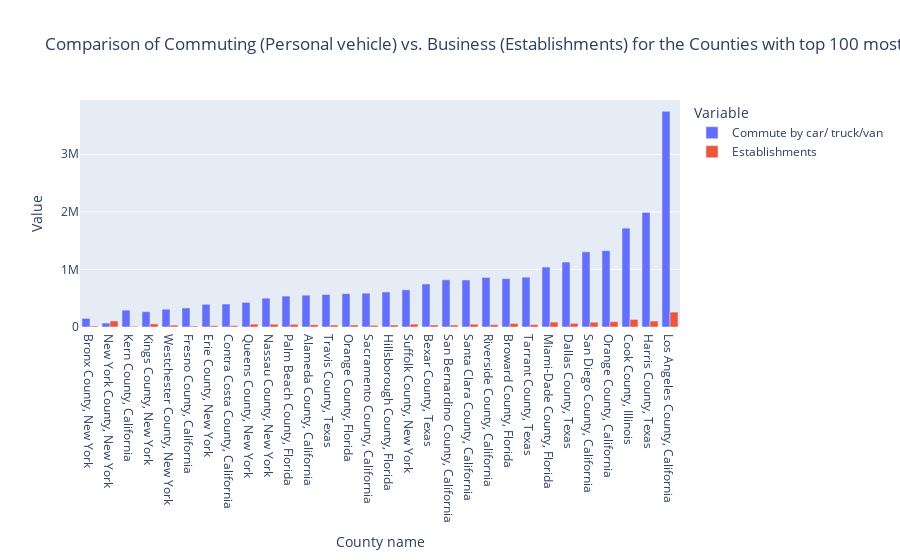

Notebook code for this chart:
### Code cell
reset_df = pivoted_df.reset_index().melt(id_vars='County', var_name='Variable', value_name='Value')
fig = px.bar(
    reset_df,
    x='County',
    y='Value',
    color='Variable',  
    barmode='group',
    title='Comparison of Commuting (Personal vehicle) vs. Business (Establishments) for the Counties with top 100 most Travel',
    labels={'Value': 'Value', 'County': 'County name'}
)

fig.update_layout(
    xaxis_title='County name',
    yaxis_title='Value',
    legend_title='Variable',
    xaxis={'categoryorder':'total ascending'}  
)

fig.show()

### Figure 1 — Plotly figure (JSON) as saved in the notebook; plotly's stock layout.template omitted (floating-point values rounded to 4 significant figures)
{"data": [{"alignmentgroup": "True", "hovertemplate": "Variable=Commute by car/ truck/van<br>County name=%{x}<br>Value=%{y}<extra></extra>", "legendgroup": "Commute by car/ truck/van", "marker": {"color": "#636efa", "pattern": {"shape": ""}}, "name": "Commute by car/ truck/van", "offsetgroup": "Commute by car/ truck/van", "orientation": "v", "showlegend": true, "textposition": "auto", "type": "bar", "x": ["Alameda County, California", "Bexar County, Texas", "Bronx County, New York", "Broward County, Florida", "Contra Costa County, California", "Cook County, Illinois", "Dallas County, Texas", "Erie County, New York", "Fresno County, California", "Harris County, Texas", "Hillsborough County, Florida", "Kern County, California", "Kings County, New York", "Los Angeles County, California", "Miami-Dade County, Florida", "Nassau County, New York", "New York County, New York", "Orange County, California", "Orange County, Florida", "Palm Beach County, Florida", "Queens County, New York", "Riverside County, California", "Sacramento County, California", "San Bernardino County, California", "San Diego County, California", "Santa Clara County, California", "Suffolk County, New York", "Tarrant County, Texas", "Travis County, Texas", "Westchester County, New York"], "xaxis": "x", "y": [552777, 747344, 149417, 839831, 399524, 1717708, 1128574, 394543, 330459, 1990510, 608552, 293228, 265480, 3745936, 1041383, 501003, 68659, 1325725, 579427, 537668, 427291, 860364, 587410, 819700, 1306221, 817073, 645979, 865576, 564008, 308168], "yaxis": "y"}, {"alignmentgroup": "True", "hovertemplate": "Variable=Establishments<br>County name=%{x}<br>Value=%{y}<extra></extra>", "legendgroup": "Establishments", "marker": {"color": "#EF553B", "pattern": {"shape": ""}}, "name": "Establishments", "offsetgroup": "Establishments", "orientation": "v", "showlegend": true, "textposition": "auto", "type": "bar", "x": ["Alameda County, California", "Bexar County, Texas", "Bronx County, New York", "Broward County, Florida", "Contra Costa County, California", "Cook County, Illinois", "Dallas County, Texas", "Erie County, New York", "Fresno County, California", "Harris County, Texas", "Hillsborough County, Florida", "Kern County, California", "Kings County, New York", "Los Angeles County, California", "Miami-Dade County, Florida", "Nassau County, New York", "New York County, New York", "Orange County, California", "Orange County, Florida", "Palm Beach County, Florida", "Queens County, New York", "Riverside County, California", "Sacramento County, California", "San Bernardino County, California", "San Diego County, California", "Santa Clara County, California", "Suffolk County, New York", "Tarrant County, Texas", "Travis County, Texas", "Westchester County, New York"], "xaxis": "x", "y": [38793, 34489, 18199, 61995, 23591, 130833, 63485, 22565, 16881, 103417, 34020, 12642, 54723, 258982, 86242, 48608, 104691, 92798, 35327, 46570, 49597, 39822, 29515, 33735, 83146, 48711, 49795, 41261, 34547, 31885], "yaxis": "y"}], "layout": {"barmode": "group", "legend": {"title": {"text": "Variable"}, "tracegroupgap": 0}, "title": {"text": "Comparison of Commuting (Personal vehicle) vs. Business (Establishments) for the Counties with top 100 most Travel"}, "xaxis": {"anchor": "y", "categoryorder": "total ascending", "domain": [0, 1], "title": {"text": "County name"}}, "yaxis": {"anchor": "x", "domain": [0, 1], "title": {"text": "Value"}}}}
